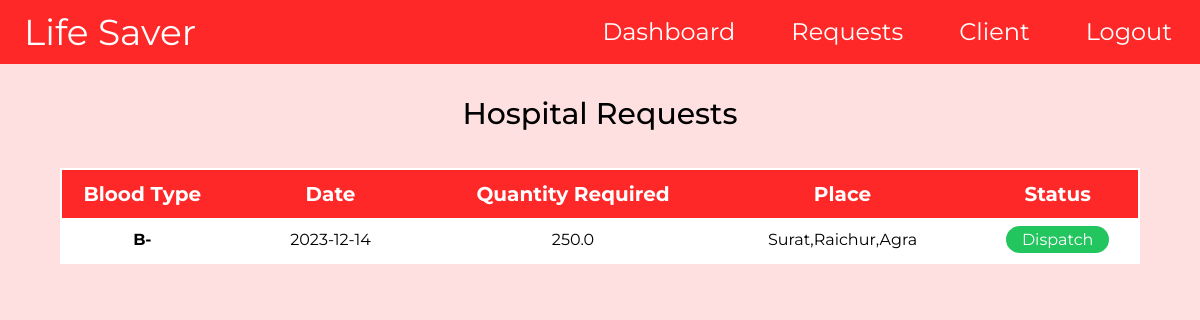
Screenshot of /check/1 with the database file from the repository.
### app/models.py (models this page shows)
class BloodTransfusionRecord(UserMixin,db.Model):
    transfusion_id = db.Column(db.Integer, primary_key=True, autoincrement=True)
    recipient_id = db.Column(db.Integer, db.ForeignKey('recipient.recipient_id'), nullable=False)
    transfusion_date = db.Column(db.Date, nullable=False)
    blood_type = db.Column(db.String(5), nullable=False)
    quantity_transfused = db.Column(db.Float, nullable=False)
    city1 = db.Column(db.String(100), nullable=False)
    city2 = db.Column(db.String(100), nullable=False)
    city3 = db.Column(db.String(100), nullable=False)
    status = db.Column(db.Integer, default=0)
    month = db.Column(db.String(10))  # New column for storing month-year
    recipient = db.relationship('Recipient', backref='transfusion_records')

### app/routes.py (the view, shortened to what this page needs)
@app.route('/check/<int:transfusion_id>', methods=['GET'])
def check(transfusion_id):
    transfusion_record = BloodTransfusionRecord.query.filter_by(transfusion_id=transfusion_id).first()
    ua = BloodTransfusionRecord.query.filter().all()
    if transfusion_record:
        blood_type = transfusion_record.blood_type
        quantity_transfused = transfusion_record.quantity_transfused
        city1 = transfusion_record.city1
        city2 = transfusion_record.city2
        city3 = transfusion_record.city3
        exact_match = BloodInventory.query.filter_by(
            blood_type=blood_type,
            quantity_donated=quantity_transfused,
            storage_location=city1
        ).first()
        quantity_match = BloodInventory.query.filter(
            BloodInventory.blood_type == blood_type,
            BloodInventory.quantity_donated >= quantity_transfused,
            BloodInventory.storage_location == city1
        ).first()
        city2_match = BloodInventory.query.filter_by(
            blood_type = blood_type,
            quantity_donated = quantity_transfused,
            storage_location = city2
        ).first()
        quantity_match_2 = BloodInventory.query.filter(
            BloodInventory.blood_type == blood_type,
            BloodInventory.quantity_donated >= quantity_transfused,
            BloodInventory.storage_location == city2
        ).first()
        city3_match = BloodInventory.query.filter_by(
            blood_type = blood_type,
            quantity_donated = quantity_transfused,
            storage_location = city3
        ).first()
        quantity_match_3 = BloodInventory.query.filter(
            BloodInventory.blood_type == blood_type,
            BloodInventory.quantity_donated >= quantity_transfused,
            BloodInventory.storage_location == city3
        ).first()
        quantity_less_match_city1 = BloodInventory.query.filter(
            BloodInventory.blood_type == blood_type,
            BloodInventory.quantity_donated <= quantity_transfused,
            BloodInventory.storage_location == city1
        ).first()
        quantity_less_match_city2 = BloodInventory.query.filter(
            BloodInventory.blood_type == blood_type,
            BloodInventory.quantity_donated <= quantity_transfused,
            BloodInventory.storage_location == city2
        ).first()
        quantity_less_match_city3 = BloodInventory.query.filter(
            BloodInventory.blood_type == blood_type,
            BloodInventory.quantity_donated <= quantity_transfused,
            BloodInventory.storage_location == city3
        ).first()
        return render_template('Admin/Admin_HRequests.html',ua = ua,found=False,id=transfusion_id)
    return render_template('Admin/Admin_HRequests.html',ua = ua,found=False,id=-1)

### app/templates/Admin/Admin_HRequests.html (shortened to what this page needs)
<!DOCTYPE html>
<html lang="en" class="box-border scroll-smooth focus:scroll-auto">
<head>
  <script src="https://cdn.tailwindcss.com"></script>
  <link rel="stylesheet" href="{{ url_for('static', filename='profile.css') }}" />
</head>
<body class="dreq-body bg-[#ffe0e0]">
  <nav class="bg-[#FF2828] w-full flex py-[12px] text-white text-[24px] max-[830px]:hidden ">
    <div
      class="flex items-center w-[20%] ml-6 text-4xl hover:tracking-[0.1em] transition-all duration-700 cursor-pointer">
      <a href="{{ url_for('index') }}">Life Saver</a>
    </div>
    <div class="flex w-[80%] justify-end items-center">
      <div class="cursor-pointer hover:border-b-2 hover:border-white transition-all duration-100 mx-7">
        <a href="{{ url_for('Admin') }}">Dashboard</a>
      </div>
      <div class="nav-btn p-dropdown ap-req-dropdown input">
        <div class="temp flex items-center">
          <button class="inline mx-[28px]" onclick="showItemS()">
            <div class="hover:border-b-2 hover:border-white transition-all duration-100">Requests</div>
          </button>
        </div>
      </div>
      <div class="nav-btn2 p-dropdown ap-client-dropdown input">
        <div class="temp flex items-center">
          <button class="inline mx-[28px]" onclick="showItemSClient()">
            <div id="profile-pic-main" class="hover:border-b-2 hover:border-white transition-all duration-100">Client
            </div>
          </button>
        </div>
      </div>
      <div class="cursor-pointer hover:border-b-2 hover:border-white transition-all duration-100 mx-7">
        <a href="{{ url_for('logout') }}">Logout</a>
      </div>
    </div>
  </nav>
  <div class="my-8  text-3xl font-medium text-center">Hospital Requests</div>
  <div class="mt-8 flex justify-center mb-[4rem]">
    <div class="h-req w-[90%] overflow-x-scroll t-scroll pt-1 ">
      <table>
        <tr>
          <th class="bg-[#ff2828] text-white text-xl ">Blood Type</th>
          <th class="bg-[#ff2828] text-white text-xl ">Date</th>
          <th class="bg-[#ff2828] text-white text-xl ">Quantity Required</th>
          <th class="bg-[#ff2828] text-white text-xl ">Place</th>
          <th class="bg-[#ff2828] text-white text-xl ">Status</th>
        </tr>
        {% for appo in ua%}
        {% if appo.status == 0 %}
        <tr>
          <td class="font-bold">{{ appo.blood_type}}</td>
          <td>{{ appo.transfusion_date }}</td>
          <td>{{ appo.quantity_transfused }}</td>
          <td>{{ appo.city1 }},{{ appo.city2 }},{{ appo.city3 }}</td>
          <td>
            {% if appo.transfusion_id != id%}
            <a class="fill-form bg-green-500 px-4 py-1 text-[#fff] rounded-2xl" href="javascript:void(0);"
              onclick="confirmDispatch('{{ appo.transfusion_id }}')">
              Dispatch
            </a>
            {% elif appo.transfusion_id == id and found == False%}
            <a class="fill-form bg-red-500 px-4 py-1 text-[#fff] rounded-2xl"
              href="{{ url_for('delete_request', transfusion_id=appo.transfusion_id) }}">
              Not Available
            </a>
            {% endif %}
          </td>
        </tr>
        {% endif %}
        {% endfor %}
      </table>
    </div>
  </div>
</body>
</html>

### app/static/profile.css (style rules this page uses)
body { font-family: 'Montserrat', sans-serif; }
:root { --text-sm:1rem; --text-md:2rem; --text-lg:2.5rem; --text-elg:3rem; --text-xxl:3.5rem; --border-rad-main:1.5rem; --border-rad:2rem; --primary-color:#ff2828; }
.p-dropdown { position: relative; }
table { border-collapse: collapse; width: 100%; }
th, td { padding: 10px; text-align: center; }
th { background-color: #FF2828; color: white; }
td { color:black; }
th:nth-child(1), td:nth-child(1) { width: 30%; }
th:nth-child(2), td:nth-child(2) { width: 30%; }
th:nth-child(3), td:nth-child(3) { width: 20%; }
th:nth-child(4), td:nth-child(4) { width: 25%; }
th,td { white-space: nowrap; }
.h-req th, .h-req td { border: none; padding: 10px; text-align: center; }
.h-req tr:nth-child(even) { background-color: white; }
.h-req table { border:2px solid white; }
.h-req th:nth-child(1),.h-req td:nth-child(1) { width: 15%; }
.h-req th:nth-child(2),.h-req td:nth-child(2) { width: 20%; }
.h-req th:nth-child(3),.h-req td:nth-child(3) { width: 25%; }
.h-req th:nth-child(4),.h-req td:nth-child(4) { width: 25%; }
.h-req th:nth-child(5),.h-req td:nth-child(5) { width: 15%; }

### rows the page displays
BloodTransfusionRecord: blood_type "B-", transfusion_date "2023-12-14", quantity_transfused "250.0", city1 "Surat", city2 "Raichur", city3 "Agra"
